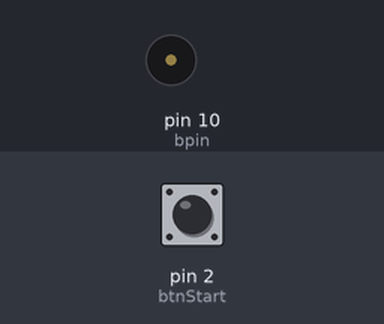
Bench run of a sketch on a simulated Arduino Uno, built with avr-gcc and run on an emulated ATmega328P. Parts: buzzer (waves = sounding). The test bench sets the inputs (shaded band); at power-on: pin 2 (btnStart) LOW.

Above: at 1.2 s.
1.3 s: pin 2 (btnStart) pulled HIGH for 3.2 s
At 2.2 s:
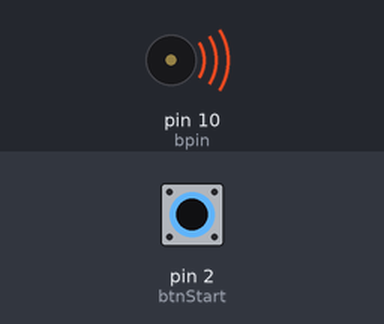
Timing chart, 0 to 6.0 s (numbered marks = the images above; inputs shaded):
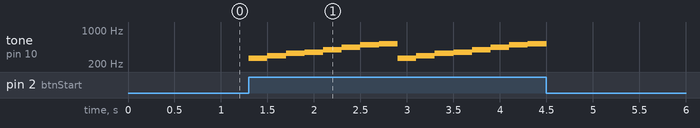

The sketch:

Piezo1.ino
```cpp
const int bpin=10;
int btnStart=2;
int states=0;
int tones[] = {262,293,329,349,392,440,493,523};
void play(){
  for(int i = 0 ; i<8; i++){
    tone(bpin,tones[i]);
    delay(200);
  }
  noTone(bpin);
}

void setup() {
pinMode(bpin,OUTPUT);
pinMode(btnStart, INPUT);
}

void loop() {
states=digitalRead(btnStart);
if (states==1){
  play();
}
else{
  noTone(bpin);
}
}
```

Measured:
- after the input at 1.3 s, tone on pin 10 (bpin): plays 262 Hz for 0.20 s, 293 Hz for 0.20 s, 329 Hz for 0.20 s, 349 Hz for 0.20 s, 392 Hz for 0.20 s, 440 Hz for 0.20 s … (16 notes in this stretch), starting at once
